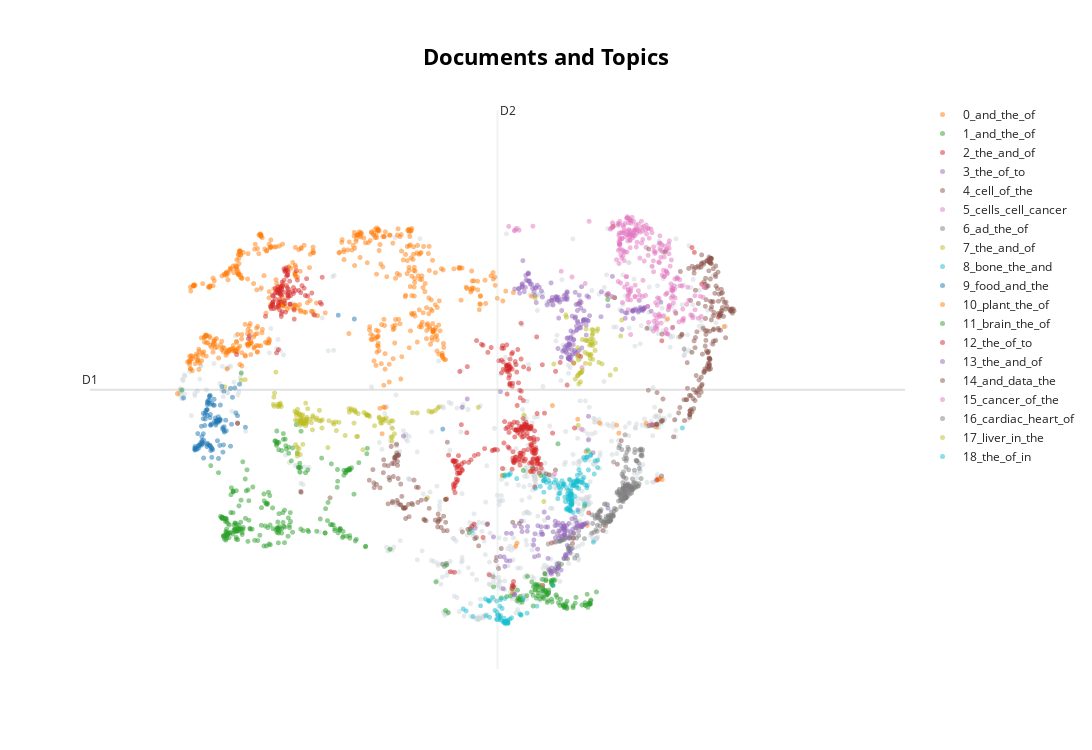

The code cell stored with this chart in its notebook:
### Code cell
topic_model.visualize_documents(
    text,
    reduced_embeddings=reduced_embeddings,
    hide_document_hover=True,
    hide_annotations=True,
)
